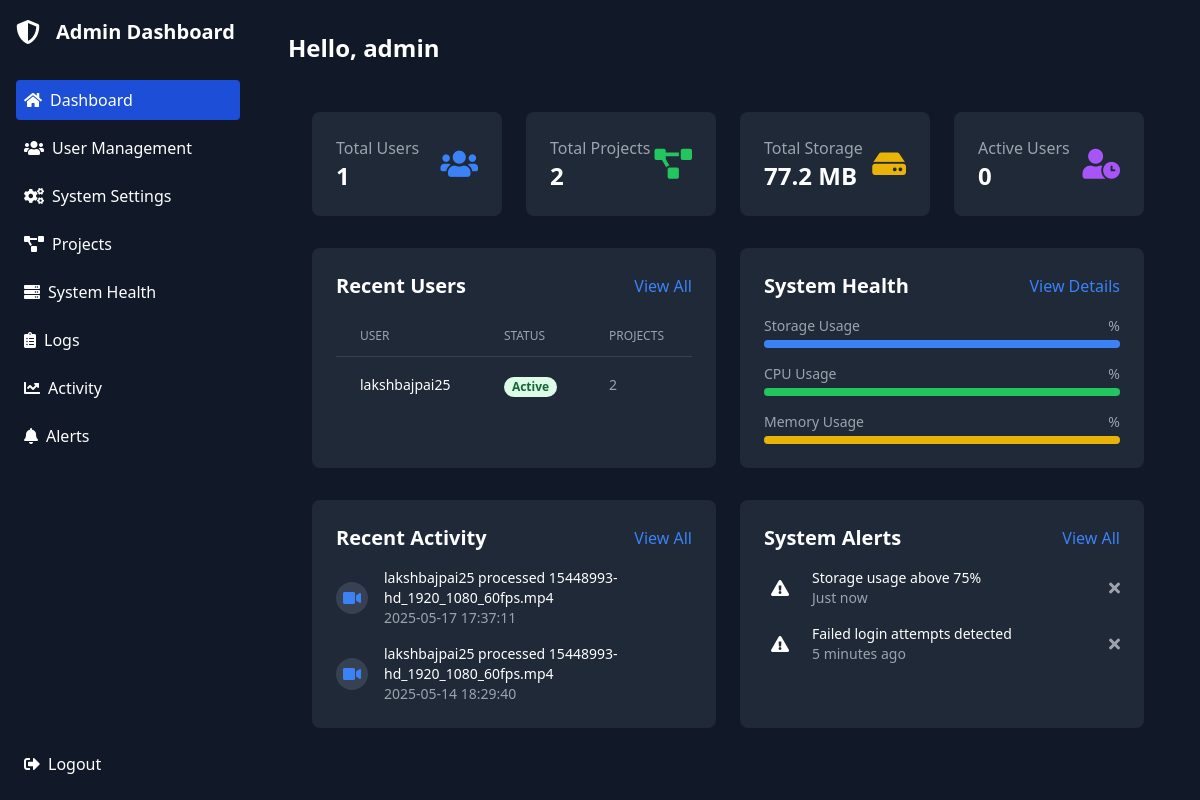
/admin (signed in), run on the app's committed database.
### tables this page shows
CREATE TABLE users (
    id INTEGER PRIMARY KEY AUTOINCREMENT,
    username TEXT UNIQUE NOT NULL,
    email TEXT UNIQUE NOT NULL,
    password_hash TEXT NOT NULL,
    first_name TEXT NOT NULL,
    last_name TEXT NOT NULL,
    created_at TIMESTAMP DEFAULT CURRENT_TIMESTAMP
, is_admin BOOLEAN DEFAULT 0, last_login TIMESTAMP, is_active BOOLEAN DEFAULT 1);

CREATE TABLE projects (
    id INTEGER PRIMARY KEY AUTOINCREMENT,
    user_id INTEGER NOT NULL,
    filename TEXT NOT NULL,
    original_filename TEXT NOT NULL,
    created_at TIMESTAMP DEFAULT CURRENT_TIMESTAMP,
    status TEXT DEFAULT 'completed',
    processing_start TIMESTAMP,
    processing_end TIMESTAMP,
    aspect_ratio TEXT,
    subject_focus_mode TEXT,
    focus_coordinates TEXT,  -- Stored as JSON string
    original_size INTEGER,   -- In bytes
    processed_size INTEGER,  -- In bytes
    thumbnail_path TEXT,
    processing_parameters TEXT, is_favorite BOOLEAN DEFAULT 0,  -- Stored as JSON string
    FOREIGN KEY (user_id) REFERENCES users (id)
);

### app.py (the view)
@app.route('/admin')
@admin_required
def admin_dashboard():
    db = get_db()
    total_users = db.execute('SELECT COUNT(*) as count FROM users WHERE is_admin = 0').fetchone()['count']
    total_projects = db.execute('SELECT COUNT(*) as count FROM projects').fetchone()['count']
    storage_stats = db.execute('''
        SELECT SUM(original_size) + SUM(processed_size) as total_storage
        FROM projects
        WHERE original_size IS NOT NULL
    ''').fetchone()
    total_storage = humanize.naturalsize(storage_stats['total_storage']) if storage_stats['total_storage'] else '0 B'
    active_users = db.execute('''
        SELECT COUNT(*) as count FROM users
        WHERE last_login >= datetime('now', '-1 day')
        AND is_admin = 0
    ''').fetchone()['count']
    recent_users = db.execute('''
        SELECT u.id, u.username, u.email, u.is_active, u.last_login,
               COUNT(p.id) as project_count,
               SUM(p.original_size) + SUM(p.processed_size) as storage_used
        FROM users u
        LEFT JOIN projects p ON u.id = p.user_id
        WHERE u.is_admin = 0
        GROUP BY u.id
        ORDER BY u.created_at DESC
        LIMIT 5
    ''').fetchall()
    recent_activities = db.execute('''
        SELECT 'project' as type,
               u.username,
               p.original_filename,
               p.created_at as timestamp,
               p.status
        FROM projects p
        JOIN users u ON p.user_id = u.id
        WHERE u.is_admin = 0
        ORDER BY p.created_at DESC
        LIMIT 5
    ''').fetchall()
    formatted_activities = []
    for activity in recent_activities:
        formatted_activities.append({
            'icon': 'fa-video',
            'color': 'blue',
            'message': f"{activity['username']} processed {activity['original_filename']}",
            'timestamp': activity['timestamp']
        })
    system_alerts = [
        {
            'level': 'warning',
            'message': 'Storage usage above 75%',
            'timestamp': 'Just now'
        },
        {
            'level': 'error',
            'message': 'Failed login attempts detected',
            'timestamp': '5 minutes ago'
        }
    ]
    system_stats = {
        'storage': {
            'total': '1 TB',
            'used': '750 GB',
            'free': '250 GB',
            'percent': 75
        },
        'memory': {
            'total': '16 GB',
            'used': '9.6 GB',
            'free': '6.4 GB',
            'percent': 60
        },
        'cpu': {
            'usage': 45,
            'temperature': 65
        }
    }
    return render_template('admin_dashboard.html',
                         total_users=total_users,
                         total_projects=total_projects,
                         total_storage=total_storage,
                         active_users=active_users,
                         recent_users=recent_users,
                         recent_activities=formatted_activities,
                         system_alerts=system_alerts,
                         system_stats=system_stats)

### Templates/admin_dashboard.html
{% extends "admin_dashboard_base.html" %}
{% block admin_dashboard_content %}
<div class="main-content rounded-lg p-6">
    <div class="grid grid-cols-1 md:grid-cols-4 gap-6 mb-8">
        <div class="bg-gray-800 p-6 rounded-lg">
            <div class="flex items-center justify-between">
                <div>
                    <p class="text-gray-400">Total Users</p>
                    <h3 class="text-2xl font-bold">{{ total_users }}</h3>
                </div>
                <i class="fas fa-users text-3xl text-blue-500"></i>
            </div>
        </div>
        <div class="bg-gray-800 p-6 rounded-lg">
            <div class="flex items-center justify-between">
                <div>
                    <p class="text-gray-400">Total Projects</p>
                    <h3 class="text-2xl font-bold">{{ total_projects }}</h3>
                </div>
                <i class="fas fa-project-diagram text-3xl text-green-500"></i>
            </div>
        </div>
        <div class="bg-gray-800 p-6 rounded-lg">
            <div class="flex items-center justify-between">
                <div>
                    <p class="text-gray-400">Total Storage</p>
                    <h3 class="text-2xl font-bold">{{ total_storage }}</h3>
                </div>
                <i class="fas fa-hdd text-3xl text-yellow-500"></i>
            </div>
        </div>
        <div class="bg-gray-800 p-6 rounded-lg">
            <div class="flex items-center justify-between">
                <div>
                    <p class="text-gray-400">Active Users</p>
                    <h3 class="text-2xl font-bold">{{ active_users }}</h3>
                </div>
                <i class="fas fa-user-clock text-3xl text-purple-500"></i>
            </div>
        </div>
    </div>
    <div class="grid grid-cols-1 md:grid-cols-2 gap-6 mb-8">
        <div class="bg-gray-800 p-6 rounded-lg">
            <div class="flex justify-between items-center mb-4">
                <h3 class="text-xl font-semibold">Recent Users</h3>
                <a href="{{ url_for('admin_users') }}" class="text-blue-500 hover:text-blue-400">View All</a>
            </div>
            <div class="overflow-x-auto">
                <table class="min-w-full divide-y divide-gray-700">
                    <thead>
                        <tr>
                            <th class="px-6 py-3 text-left text-xs font-medium text-gray-400 uppercase">User</th>
                            <th class="px-6 py-3 text-left text-xs font-medium text-gray-400 uppercase">Status</th>
                            <th class="px-6 py-3 text-left text-xs font-medium text-gray-400 uppercase">Projects</th>
                        </tr>
                    </thead>
                    <tbody class="divide-y divide-gray-700">
                        {% for user in recent_users %}
                        <tr>
                            <td class="px-6 py-4 whitespace-nowrap">
                                <div class="flex items-center">
                                    <div class="text-sm font-medium text-white">{{ user.username }}</div>
                                </div>
                            </td>
                            <td class="px-6 py-4 whitespace-nowrap">
                                <span class="px-2 inline-flex text-xs leading-5 font-semibold rounded-full
                                    {% if user.is_active %}bg-green-100 text-green-800{% else %}bg-red-100 text-red-800{% endif %}">
                                    {{ "Active" if user.is_active else "Inactive" }}
                                </span>
                            </td>
                            <td class="px-6 py-4 whitespace-nowrap text-sm text-gray-400">
                                {{ user.project_count }}
                            </td>
                        </tr>
                        {% endfor %}
                    </tbody>
                </table>
            </div>
        </div>
        <div class="bg-gray-800 p-6 rounded-lg">
            <div class="flex justify-between items-center mb-4">
                <h3 class="text-xl font-semibold">System Health</h3>
                <a href="{{ url_for('admin_system') }}" class="text-blue-500 hover:text-blue-400">View Details</a>
            </div>
            <div class="space-y-4">
                <div>
                    <div class="flex justify-between mb-1">
                        <span class="text-sm font-medium text-gray-400">Storage Usage</span>
                        <span class="text-sm font-medium text-gray-400">{{ storage_usage_percent }}%</span>
                    </div>
                    <div class="w-full bg-gray-700 rounded-full h-2">
                        <div class="bg-blue-500 h-2 rounded-full" style="width: {{ storage_usage_percent }}%"></div>
                    </div>
                </div>
                <div>
                    <div class="flex justify-between mb-1">
                        <span class="text-sm font-medium text-gray-400">CPU Usage</span>
                        <span class="text-sm font-medium text-gray-400">{{ cpu_usage }}%</span>
                    </div>
                    <div class="w-full bg-gray-700 rounded-full h-2">
                        <div class="bg-green-500 h-2 rounded-full" style="width: {{ cpu_usage }}%"></div>
                    </div>
                </div>
                <div>
                    <div class="flex justify-between mb-1">
                        <span class="text-sm font-medium text-gray-400">Memory Usage</span>
                        <span class="text-sm font-medium text-gray-400">{{ memory_usage }}%</span>
                    </div>
                    <div class="w-full bg-gray-700 rounded-full h-2">
                        <div class="bg-yellow-500 h-2 rounded-full" style="width: {{ memory_usage }}%"></div>
                    </div>
                </div>
            </div>
        </div>
    </div>
    <div class="grid grid-cols-1 md:grid-cols-2 gap-6">
        <div class="bg-gray-800 p-6 rounded-lg">
            <div class="flex justify-between items-center mb-4">
                <h3 class="text-xl font-semibold">Recent Activity</h3>
                <a href="{{ url_for('admin_activity') }}" class="text-blue-500 hover:text-blue-400">View All</a>
            </div>
            <div class="space-y-4">
                {% for activity in recent_activities %}
                <div class="flex items-center space-x-4">
                    <div class="flex-shrink-0">
                        <span class="w-8 h-8 rounded-full bg-gray-700 flex items-center justify-center">
                            <i class="fas {{ activity.icon }} text-{{ activity.color }}-500"></i>
                        </span>
                    </div>
                    <div class="flex-1 min-w-0">
                        <p class="text-sm font-medium text-white">{{ activity.message }}</p>
                        <p class="text-sm text-gray-400">{{ activity.timestamp }}</p>
                    </div>
                </div>
                {% endfor %}
            </div>
        </div>
        <div class="bg-gray-800 p-6 rounded-lg">
            <div class="flex justify-between items-center mb-4">
                <h3 class="text-xl font-semibold">System Alerts</h3>
                <a href="{{ url_for('admin_alerts') }}" class="text-blue-500 hover:text-blue-400">View All</a>
            </div>
            <div class="space-y-4">
                {% for alert in system_alerts %}
                <div class="flex items-center space-x-4">
                    <div class="flex-shrink-0">
                        <span class="w-8 h-8 rounded-full bg-{{ alert.level }}-100 flex items-center justify-center">
                            <i class="fas fa-exclamation-triangle text-{{ alert.level }}-500"></i>
                        </span>
                    </div>
                    <div class="flex-1 min-w-0">
                        <p class="text-sm font-medium text-white">{{ alert.message }}</p>
                        <p class="text-sm text-gray-400">{{ alert.timestamp }}</p>
                    </div>
                    <div class="flex-shrink-0">
                        <button class="text-gray-400 hover:text-white">
                            <i class="fas fa-times"></i>
                        </button>
                    </div>
                </div>
                {% endfor %}
            </div>
        </div>
    </div>
</div>
{% endblock %}

### Templates/admin_dashboard_base.html (shortened to what this page needs)
<!DOCTYPE html>
<html lang="en">
<head>
    <link rel="stylesheet" href="https://cdnjs.cloudflare.com/ajax/libs/font-awesome/5.15.4/css/all.min.css">
    <script src="https://cdn.tailwindcss.com"></script>
</head>
<body class="bg-gray-900 min-h-screen text-white">
<div class="flex h-screen">
    <div class="sidebar w-64 p-4 flex flex-col bg-gray-900 text-white min-h-screen">
        <div class="flex items-center space-x-4 mb-8">
            <i class="fas fa-shield-alt text-2xl"></i>
            <h1 class="text-xl font-semibold">Admin Dashboard</h1>
        </div>
        <nav class="flex-1">
            <a href="{{ url_for('admin_dashboard') }}" class="flex items-center space-x-2 p-2 rounded hover:bg-gray-700 mb-2 {% if request.endpoint == 'admin_dashboard' %}bg-blue-700{% endif %}">
                <i class="fas fa-home"></i>
                <span>Dashboard</span>
            </a>
            <a href="{{ url_for('admin_users') }}" class="flex items-center space-x-2 p-2 rounded hover:bg-gray-700 mb-2 {% if request.endpoint == 'admin_users' %}bg-blue-700{% endif %}">
                <i class="fas fa-users"></i>
                <span>User Management</span>
            </a>
            <a href="{{ url_for('admin_settings') }}" class="flex items-center space-x-2 p-2 rounded hover:bg-gray-700 mb-2 {% if request.endpoint == 'admin_settings' %}bg-blue-700{% endif %}">
                <i class="fas fa-cogs"></i>
                <span>System Settings</span>
            </a>
            <a href="{{ url_for('admin_projects') }}" class="flex items-center space-x-2 p-2 rounded hover:bg-gray-700 mb-2 {% if request.endpoint == 'admin_projects' %}bg-blue-700{% endif %}">
                <i class="fas fa-project-diagram"></i>
                <span>Projects</span>
            </a>
            <a href="{{ url_for('admin_system') }}" class="flex items-center space-x-2 p-2 rounded hover:bg-gray-700 mb-2 {% if request.endpoint == 'admin_system' %}bg-blue-700{% endif %}">
                <i class="fas fa-server"></i>
                <span>System Health</span>
            </a>
            <a href="{{ url_for('admin_logs') }}" class="flex items-center space-x-2 p-2 rounded hover:bg-gray-700 mb-2 {% if request.endpoint == 'admin_logs' %}bg-blue-700{% endif %}">
                <i class="fas fa-clipboard-list"></i>
                <span>Logs</span>
            </a>
            <a href="{{ url_for('admin_activity') }}" class="flex items-center space-x-2 p-2 rounded hover:bg-gray-700 mb-2 {% if request.endpoint == 'admin_activity' %}bg-blue-700{% endif %}">
                <i class="fas fa-chart-line"></i>
                <span>Activity</span>
            </a>
            <a href="{{ url_for('admin_alerts') }}" class="flex items-center space-x-2 p-2 rounded hover:bg-gray-700 mb-2 {% if request.endpoint == 'admin_alerts' %}bg-blue-700{% endif %}">
                <i class="fas fa-bell"></i>
                <span>Alerts</span>
            </a>
        </nav>
        <div class="mt-auto">
            <a href="{{ url_for('logout') }}" class="flex items-center space-x-2 p-2 rounded hover:bg-gray-700">
                <i class="fas fa-sign-out-alt"></i>
                <span>Logout</span>
            </a>
        </div>
    </div>
    <div class="flex-1 p-8 overflow-y-auto">
        <h2 class="text-2xl font-semibold mb-6">Hello, {{ current_user.username }}</h2>
        {% block admin_dashboard_content %}{% endblock %}
    </div>
</div>
</body>
</html>

### data on the page
users: username "admin"
users: username "lakshbajpai25", is_active "Active", project_count "2"
projects: message "lakshbajpai25 processed 15448993-hd_1920_1080_60fps.mp4", timestamp "2025-05-17 17:37:11"
projects: message "lakshbajpai25 processed 15448993-hd_1920_1080_60fps.mp4", timestamp "2025-05-14 18:29:40"

### other printed values
{{ total_users }} "1"
{{ total_projects }} "2"
{{ total_storage }} "77.2 MB"
{{ active_users }} "0"
{{ alert.message }} "Storage usage above 75%" "Failed login attempts detected"
{{ alert.timestamp }} "Just now" "5 minutes ago"
